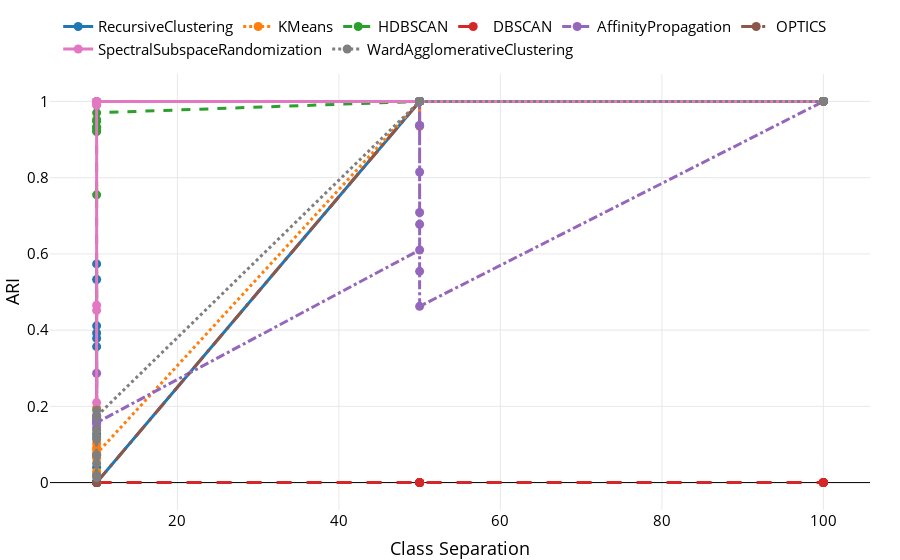

Notebook source saved alongside this figure:
### Code cell
df = df_common_fill.copy()
n_features = 1000
n_samples = 1000
pct_random = 0.0
df = df.loc[df['n_features']==n_features]
df = df.loc[df['n_samples']==n_samples]
df = df.loc[df['pct_random']==pct_random]
df = df.loc[df['model_nickname'].isin(['RecursiveClustering', 'KMeans', 'HDBSCAN', 'DBSCAN', 'AffinityPropagation', 'OPTICS', 'SpectralSubspaceRandomization', 'WardAgglomerativeClustering'])]
df = df.sort_values(by='class_sep')
df = df.rename(columns={'fit_model_return_elapsed_time': 'Time (s)', 'max_memory_used': 'Memory (MB)', 'n_samples': 'Number of samples', 'n_features': 'Number of features', 'model_nickname': 'Model', 'class_sep': 'Class Separation', 'pct_random': '% Random Features', 'best_adjusted_rand' : 'ARI'})
fig = px.line(df, x='Class Separation', y='ARI', color='Model', template='presentation', line_dash='Model', markers=True,
              category_orders={'Model': ['RecursiveClustering', 'KMeans', 'HDBSCAN', 'DBSCAN', 'AffinityPropagation', 'OPTICS', 'SpectralSubspaceRandomization', 'WardAgglomerativeClustering']})
# # transparent background
fig.update_layout({
    'font': {
        'color': 'black',
        'size': 15
    },
    'xaxis': {
        'color': 'black',
        'title': {'standoff': 15},
    }, 
    'yaxis': {
        'color': 'black',
    },
    'margin': {
        't': 10,
        'b': 50,
        'l': 50,
        'r': 30,
    },
    'legend': {
        'orientation': 'h',
        'yanchor': 'bottom',
        'y': 1.02,
        'xanchor': 'left',
        'x': 0.01,
        'title': {'text': ''}
    }
})
# fig.update_xaxes(showline=True, mirror=True, dtick='D2')
# fig.update_yaxes(showline=True, mirror=True, dtick='D2')
fig.show()
fig.write_image(f'time_n-samples_n-features{n_features}.pdf')

### Figure 1 — Plotly figure (JSON) as saved in the notebook; plotly's stock layout.template omitted (floating-point values rounded to 4 significant figures)
{"data": [{"hovertemplate": "Model=RecursiveClustering<br>Class Separation=%{x}<br>ARI=%{y}<extra></extra>", "legendgroup": "RecursiveClustering", "line": {"color": "#1F77B4", "dash": "solid"}, "marker": {"symbol": "circle"}, "mode": "lines+markers", "name": "RecursiveClustering", "orientation": "v", "showlegend": true, "x": [10.0, 10.0, 10.0, 10.0, 10.0, 10.0, 10.0, 10.0, 10.0, 10.0, 50.0, 50.0, 50.0, 50.0, 50.0, 50.0, 50.0, 50.0, 50.0, 50.0, 100.0, 100.0, 100.0, 100.0, 100.0, 100.0, 100.0, 100.0, 100.0, 100.0], "xaxis": "x", "y": [0.5329, 0.3566, 0.3925, 0.3782, 0.4113, 0.07248, 0.1271, 0.5737, 0.04001, 1.61e-05, 1.0, 1.0, 1.0, 1.0, 1.0, 1.0, 1.0, 1.0, 1.0, 1.0, 1.0, 1.0, 1.0, 1.0, 1.0, 1.0, 1.0, 1.0, 1.0, 1.0], "yaxis": "y", "type": "scatter"}, {"hovertemplate": "Model=KMeans<br>Class Separation=%{x}<br>ARI=%{y}<extra></extra>", "legendgroup": "KMeans", "line": {"color": "#FF7F0E", "dash": "dot"}, "marker": {"symbol": "circle"}, "mode": "lines+markers", "name": "KMeans", "orientation": "v", "showlegend": true, "x": [10.0, 10.0, 10.0, 10.0, 10.0, 10.0, 10.0, 10.0, 10.0, 10.0, 50.0, 50.0, 50.0, 50.0, 50.0, 50.0, 50.0, 50.0, 50.0, 50.0, 100.0, 100.0, 100.0, 100.0, 100.0, 100.0, 100.0, 100.0, 100.0, 100.0], "xaxis": "x", "y": [0.07338, 0.06369, 0.09061, 0.02866, 0.1193, 0.1958, 0.02218, 0.08608, 0.102, 0.07577, 1.0, 1.0, 1.0, 1.0, 0.9348, 1.0, 1.0, 1.0, 1.0, 1.0, 1.0, 1.0, 1.0, 1.0, 1.0, 1.0, 1.0, 1.0, 1.0, 1.0], "yaxis": "y", "type": "scatter"}, {"hovertemplate": "Model=HDBSCAN<br>Class Separation=%{x}<br>ARI=%{y}<extra></extra>", "legendgroup": "HDBSCAN", "line": {"color": "#2CA02C", "dash": "dash"}, "marker": {"symbol": "circle"}, "mode": "lines+markers", "name": "HDBSCAN", "orientation": "v", "showlegend": true, "x": [10.0, 10.0, 10.0, 10.0, 10.0, 10.0, 10.0, 10.0, 10.0, 10.0, 50.0, 50.0, 50.0, 50.0, 50.0, 50.0, 50.0, 50.0, 50.0, 50.0, 100.0, 100.0, 100.0, 100.0, 100.0, 100.0, 100.0, 100.0, 100.0, 100.0], "xaxis": "x", "y": [0.9326, 0.9208, 1.609e-05, 0.9233, 1.618e-05, 0.9322, 0.948, 0.7549, 0.9522, 0.9701, 1.0, 1.0, 1.0, 1.0, 1.0, 1.0, 1.0, 1.0, 1.0, 1.0, 1.0, 1.0, 1.0, 1.0, 1.0, 1.0, 1.0, 1.0, 1.0, 1.0], "yaxis": "y", "type": "scatter"}, {"hovertemplate": "Model=DBSCAN<br>Class Separation=%{x}<br>ARI=%{y}<extra></extra>", "legendgroup": "DBSCAN", "line": {"color": "#D62728", "dash": "longdash"}, "marker": {"symbol": "circle"}, "mode": "lines+markers", "name": "DBSCAN", "orientation": "v", "showlegend": true, "x": [10.0, 10.0, 10.0, 10.0, 10.0, 10.0, 10.0, 10.0, 10.0, 10.0, 50.0, 50.0, 50.0, 50.0, 50.0, 50.0, 50.0, 50.0, 50.0, 50.0, 100.0, 100.0, 100.0, 100.0, 100.0, 100.0, 100.0, 100.0, 100.0, 100.0], "xaxis": "x", "y": [0.0, 0.0, 0.0, 0.0, 0.0, 0.0, 0.0, 0.0, 0.0, 0.0, 0.0, 0.0, 0.0, 0.0, 0.0, 0.0, 0.0, 0.0, 0.0, 0.0, 0.0, 0.0, 0.0, 0.0, 0.0, 0.0, 0.0, 0.0, 0.0, 0.0], "yaxis": "y", "type": "scatter"}, {"hovertemplate": "Model=AffinityPropagation<br>Class Separation=%{x}<br>ARI=%{y}<extra></extra>", "legendgroup": "AffinityPropagation", "line": {"color": "#9467BD", "dash": "dashdot"}, "marker": {"symbol": "circle"}, "mode": "lines+markers", "name": "AffinityPropagation", "orientation": "v", "showlegend": true, "x": [10.0, 10.0, 10.0, 10.0, 10.0, 10.0, 10.0, 10.0, 10.0, 10.0, 50.0, 50.0, 50.0, 50.0, 50.0, 50.0, 50.0, 50.0, 50.0, 50.0, 100.0, 100.0, 100.0, 100.0, 100.0, 100.0, 100.0, 100.0, 100.0, 100.0], "xaxis": "x", "y": [0.1768, 0.1551, 0.1643, 0.1441, 0.2869, 0.1615, 0.1722, 0.1613, 0.1591, 0.1572, 0.6103, 0.9367, 1.0, 1.0, 0.8148, 0.5542, 0.6776, 0.937, 0.7087, 0.4623, 1.0, 1.0, 1.0, 1.0, 1.0, 1.0, 1.0, 1.0, 1.0, 1.0], "yaxis": "y", "type": "scatter"}, {"hovertemplate": "Model=OPTICS<br>Class Separation=%{x}<br>ARI=%{y}<extra></extra>", "legendgroup": "OPTICS", "line": {"color": "#8C564B", "dash": "longdashdot"}, "marker": {"symbol": "circle"}, "mode": "lines+markers", "name": "OPTICS", "orientation": "v", "showlegend": true, "x": [10.0, 10.0, 10.0, 10.0, 10.0, 10.0, 10.0, 10.0, 10.0, 10.0, 50.0, 50.0, 50.0, 50.0, 50.0, 50.0, 50.0, 50.0, 50.0, 50.0, 100.0, 100.0, 100.0, 100.0, 100.0, 100.0, 100.0, 100.0, 100.0, 100.0], "xaxis": "x", "y": [8.032e-06, 1.21e-05, 8.032e-06, 8.032e-06, 8.032e-06, 8.032e-06, 1.218e-05, 0.0, 1.816e-05, 1.218e-05, 1.0, 1.0, 1.0, 1.0, 1.0, 1.0, 1.0, 1.0, 1.0, 1.0, 1.0, 1.0, 1.0, 1.0, 1.0, 1.0, 1.0, 1.0, 1.0, 1.0], "yaxis": "y", "type": "scatter"}, {"hovertemplate": "Model=SpectralSubspaceRandomization<br>Class Separation=%{x}<br>ARI=%{y}<extra></extra>", "legendgroup": "SpectralSubspaceRandomization", "line": {"color": "#E377C2", "dash": "solid"}, "marker": {"symbol": "circle"}, "mode": "lines+markers", "name": "SpectralSubspaceRandomization", "orientation": "v", "showlegend": true, "x": [10.0, 10.0, 10.0, 10.0, 10.0, 10.0, 10.0, 10.0, 10.0, 10.0, 50.0, 50.0, 50.0, 50.0, 50.0, 50.0, 50.0, 50.0, 50.0, 50.0, 100.0, 100.0, 100.0, 100.0, 100.0, 100.0, 100.0, 100.0, 100.0, 100.0], "xaxis": "x", "y": [0.4518, 0.9925, 1.0, 0.99, 0.4653, 1.0, 1.0, 1.0, 0.2099, 1.0, 1.0, 1.0, 1.0, 1.0, 1.0, 1.0, 1.0, 1.0, 1.0, 1.0, 1.0, 1.0, 1.0, 1.0, 1.0, 1.0, 1.0, 1.0, 1.0, 1.0], "yaxis": "y", "type": "scatter"}, {"hovertemplate": "Model=WardAgglomerativeClustering<br>Class Separation=%{x}<br>ARI=%{y}<extra></extra>", "legendgroup": "WardAgglomerativeClustering", "line": {"color": "#7F7F7F", "dash": "dot"}, "marker": {"symbol": "circle"}, "mode": "lines+markers", "name": "WardAgglomerativeClustering", "orientation": "v", "showlegend": true, "x": [10.0, 10.0, 10.0, 10.0, 10.0, 10.0, 10.0, 10.0, 10.0, 10.0, 50.0, 50.0, 50.0, 50.0, 50.0, 50.0, 50.0, 50.0, 50.0, 50.0, 100.0, 100.0, 100.0, 100.0, 100.0, 100.0, 100.0, 100.0, 100.0, 100.0], "xaxis": "x", "y": [0.1197, 0.1897, 0.07098, 0.05097, 0.1132, 0.1374, 0.01919, 0.07255, 0.01282, 0.1738, 1.0, 1.0, 1.0, 1.0, 1.0, 1.0, 1.0, 1.0, 1.0, 1.0, 1.0, 1.0, 1.0, 1.0, 1.0, 1.0, 1.0, 1.0, 1.0, 1.0], "yaxis": "y", "type": "scatter"}], "layout": {"xaxis": {"anchor": "y", "domain": [0.0, 1.0], "title": {"text": "Class Separation", "standoff": 15}, "color": "black"}, "yaxis": {"anchor": "x", "domain": [0.0, 1.0], "title": {"text": "ARI"}, "color": "black"}, "legend": {"title": {"text": ""}, "tracegroupgap": 0, "orientation": "h", "yanchor": "bottom", "y": 1.02, "xanchor": "left", "x": 0.01}, "margin": {"t": 10, "b": 50, "l": 50, "r": 30}, "font": {"color": "black", "size": 15}}}
